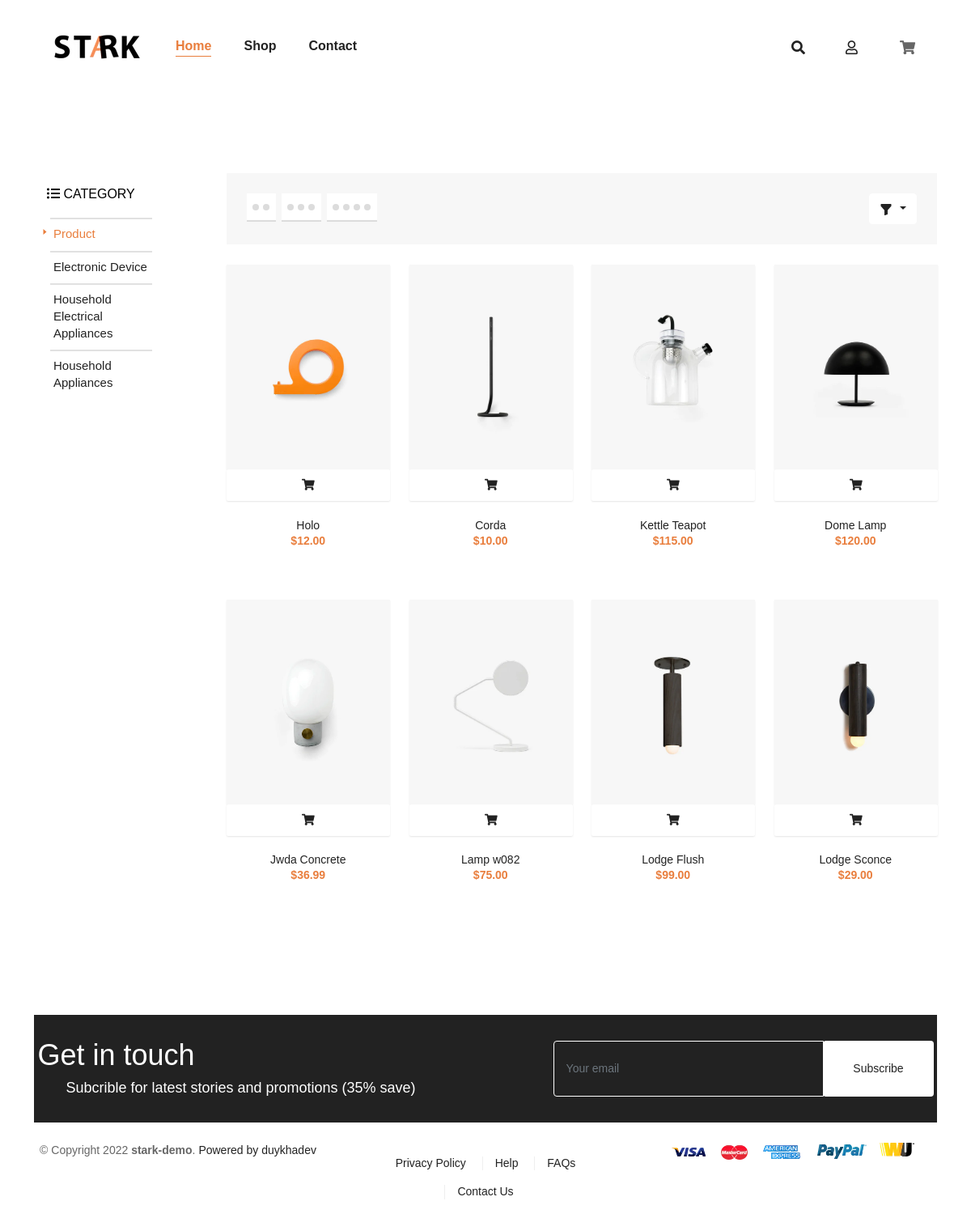
/category.php?id=2, run on the app's committed database.
### tables this page shows
CREATE TABLE IF NOT EXISTS `categories` (
  `id` int(11) NOT NULL AUTO_INCREMENT,
  `category_name` varchar(255) NOT NULL,
  PRIMARY KEY (`id`)
);

CREATE TABLE IF NOT EXISTS `products_categories` (
  `product_id` int(11) NOT NULL,
  `category_id` int(11) NOT NULL,
  PRIMARY KEY (`product_id`,`category_id`)
);

CREATE TABLE IF NOT EXISTS `products` (
  `id` int(11) NOT NULL AUTO_INCREMENT,
  `product_name` varchar(255) NOT NULL,
  `product_price` float NOT NULL,
  `product_photo` varchar(255) NOT NULL,
  `product_description` text,
  `product_star` int DEFAULT NULL,
  `product_like` int DEFAULT '0',
  `product_view` int DEFAULT '0',
  PRIMARY KEY (`id`)
);

### app/models/Model.php (called while the page is built)
<?php
class Model
{
    public static $connection = NULL;
    public function  __construct() {
        if (!self::$connection) {
            self::$connection = new mysqli(DB_HOST, DB_USER, DB_PASS, DB_NAME);
            self::$connection -> set_charset('utf8mb4');
        }
        return self::$connection;
    }
    public function select($sql)
    {
        $sql -> execute();
        $items = $sql -> get_result() -> fetch_all(MYSQLI_ASSOC);
        return $items;
    }
}

### app/models/CategoryModel.php (called while the page is built, shortened)
<?php
class CategoryModel extends Model
{
    public function getAllCategory()
    {
        $sql = parent::$connection -> prepare('SELECT * FROM categories');
        return parent::select($sql);
    }
}

### app/models/ProductModel.php (called while the page is built, shortened)
<?php
class ProductModel extends Model
{
    public function getProductInCategoryByPage($page, $perpage, $id)
    {
        $start = ($page - 1) * $perpage;
        $sql = parent::$connection->prepare('SELECT * FROM products INNER JOIN products_categories ON products.id = products_categories.product_id WHERE category_id=? LIMIT ?, ?;');
        $sql->bind_param('iii', $id, $start, $perpage);
        return parent::select($sql);
    }
    public function getTotalProductByCategory($id)
    {
        $sql = parent::$connection->prepare('SELECT count(products.id) as total_product_of_category FROM products INNER JOIN products_categories ON products.id = products_categories.product_id WHERE category_id=?');
        $sql->bind_param('i', $id);
        return parent::select($sql)[0]['total_product_of_category'];
    }
}

### category.php (the view, shortened to what this page needs)
<?php
if (isset($_GET['id'])) {
  $productModel = new ProductModel();
  $id = $_GET['id'];
  if (isset($_GET['page'])) {
    $page = $_GET['page'];
  } else {
    $page = 1;
  }
  $perpage = 8;
  $productOfCategoryList = $productModel->getProductInCategoryByPage($page, $perpage, $id);
}
if (isset($_SESSION['category'])) {
  $id = $_SESSION['category'];
  $productModel = new ProductModel();
  if (isset($_GET['page'])) {
    $page = $_GET['page'];
  } else {
    $page = 1;
  }
  $perpage = 8;
  $totalPage = ceil($productModel->getTotalProductByCategory($id) / $perpage);
  if (isset($_GET['sort'])) {
    $_SESSION['categorySort'] = $_GET['sort'];
    if ($_GET['sort'] == 1) {
      $productOfCategoryList = $productModel->getProductsCategorySortUpFollowPrice($id, $page, $perpage);
    } else if ($_GET['sort'] == 2) {
      $productOfCategoryList = $productModel->getProductsCategorySortDownFollowPrice($id, $page, $perpage);
    } else if ($_GET['sort'] == 3) {
      $productOfCategoryList = $productModel->getProductsCategorySortUpFollowStar($id, $page, $perpage);
    } else if ($_GET['sort'] == 4) {
      $productOfCategoryList = $productModel->getProductsCategorySortDownFollowStar($id, $page, $perpage);
    } else {
      $productOfCategoryList = $productModel->getProductInCategoryByPage($page, $perpage, $id);
    }
  } else {
    $productOfCategoryList = $productModel->getProductInCategoryByPage($page, $perpage, $id);
  }
}
$categoryModel = new CategoryModel();
$categoryList = $categoryModel->getAllCategory();
?>
<!DOCTYPE html>
<html lang="en">
<head>
  <link rel="stylesheet" href="./assets/css/main.css">
  <link href="https://cdn.jsdelivr.net/npm/bootstrap@5.0.2/dist/css/bootstrap.min.css" rel="stylesheet">
  <link rel="stylesheet" href="https://cdnjs.cloudflare.com/ajax/libs/font-awesome/5.15.4/css/all.min.css" />
</head>
<body>
  <header>
    <nav class="navbar navbar-expand-lg navbar-light">
      <div class="container">
        <div class="nav-bar-logo">
          <a href="index.php">
            <img src="./assets/img/files/LOGO.png" alt="Logo">
          </a>
        </div>
        <div class="collapse navbar-collapse" id="navbarSupportedContent">
          <ul class="navbar-nav" style="margin: auto;">
            <li class="nav-bar-item active">
              <a href="index.php" class="nav-bar-link active">
                <span class="nav-bar-title">
                  Home
                </span>
              </a>
            </li>
            <li class="nav-bar-item">
              <a href="#shop" class="nav-bar-link">
                <span class="nav-bar-title">
                  Shop
                </span>
              </a>
            </li>
            <li class="nav-bar-item">
              <a href="#contact" class="nav-bar-link">
                <span class="nav-bar-title">
                  Contact
                </span>
              </a>
            </li>
          </ul>
        </div>
        <div class="nav-bar-list-item">
          <ul class="nav-bar-list-item-list">
            <li>
              <a href="#"><i class="fas fa-search search-btn"></i></a>
            </li>
            <li>
              <a href="formIn.php"><i class="far fa-user"></i></a>
            </li>
            <li>
              <div class="header__cart">
                <div class="header__cart-wrap">
                  <i class="header__cart-icon fas fa-shopping-cart"></i>
                </div>
              </div>
            </li>
          </ul>
        </div>
      </div>
    </nav>
  </header>
  <div class="main-content" id="shop">
    <div class="container">
      <div class="row">
        <div class="col-md-2 col-12 js-sidebar">
          <div class="category">
            <h3 class="category__heading">
              <i class="container__category-heading-icon fas fa-list-ul"></i>
              Category
            </h3>
            <ul class="category-list">
              <li class="category-item category-item--active">
                <a href="#" class="category-item__link">
                  <svg viewBox="0 0 4 7" class="category-svg-icon">
                    <polygon points="4 3.5 0 0 0 7"></polygon>
                  </svg>
                  Product
                </a>
              </li>
              <?php
              foreach ($categoryList as $item) :
              ?>
                <li class="category-item">
                  <a href="category.php?id=<?php echo $item['id'] ?>" class="category-item__link"><?php echo $item['category_name'] ?></a>
                </li>
              <?php
              endforeach
              ?>
            </ul>
          </div>
        </div>
        <div class="col">
          <div class="product-style">
            <div class="product-menu">
              <div class="row">
                <div class="col">
                  <?php
                  if (isset($_SESSION['qtyProductInRow_category']) && $_SESSION['qtyProductInRow_category'] == 2) {
                  ?>
                    <a href="category.php?quantityProductInRow=2" class="btn-view btn-view-2 active"></a>
                    <a href="category.php?quantityProductInRow=3" class="btn-view btn-view-3"></a>
                    <a href="category.php?quantityProductInRow=4" class="btn-view btn-view-4"></a>
                  <?php
                  } else if (isset($_SESSION['qtyProductInRow_category']) && $_SESSION['qtyProductInRow_category'] == 3) {
                  ?>
                    <a href="category.php?quantityProductInRow=2" class="btn-view btn-view-2"></a>
                    <a href="category.php?quantityProductInRow=3" class="btn-view btn-view-3 active"></a>
                    <a href="category.php?quantityProductInRow=4" class="btn-view btn-view-4"></a>
                  <?php
                  } else if (isset($_SESSION['qtyProductInRow_category']) && $_SESSION['qtyProductInRow_category'] == 4) {
                  ?>
                    <a href="category.php?quantityProductInRow=2" class="btn-view btn-view-2"></a>
                    <a href="category.php?quantityProductInRow=3" class="btn-view btn-view-3"></a>
                    <a href="category.php?quantityProductInRow=4" class="btn-view btn-view-4 active"></a>
                  <?php
                  } else {
                  ?>
                    <a href="category.php?quantityProductInRow=2" class="btn-view btn-view-2"></a>
                    <a href="category.php?quantityProductInRow=3" class="btn-view btn-view-3"></a>
                    <a href="category.php?quantityProductInRow=4" class="btn-view btn-view-4"></a>
                  <?php
                  }
                  ?>
                </div>
                <div class="col">
                  <div class="dropdown">
                    <a class="btn btn-secondary dropdown-toggle" href="#" role="button" id="dropdownMenuLink" data-bs-toggle="dropdown" aria-expanded="false">
                      <svg xmlns="http://www.w3.org/2000/svg" width="16" height="16" fill="currentColor" class="bi bi-funnel-fill" viewBox="0 0 16 16">
                        <path d="M1.5 1.5A.5.5 0 0 1 2 1h12a.5.5 0 0 1 .5.5v2a.5.5 0 0 1-.128.334L10 8.692V13.5a.5.5 0 0 1-.342.474l-3 1A.5.5 0 0 1 6 14.5V8.692L1.628 3.834A.5.5 0 0 1 1.5 3.5v-2z" />
                      </svg>
                    </a>
                  </div>
                </div>
              </div>
            </div>
            <div class="row">
              <?php
              foreach ($productOfCategoryList as $item) :
                $productImageActive = explode(',', $item['product_photo'])[0];
              ?>
                <?php
                if (isset($_SESSION['qtyProductInRow_category']) && $_SESSION['qtyProductInRow_category'] == 2) {
                ?>
                  <div class="main-product col-sm-6 col-6 col-lg-6">
                    <div class="product-card">
                      <div class="product-card__image-wr">
                        <a href="product.php?id=<?php echo $item['id'] ?>" style="max-width: 480px;">
                          <img src="./assets/img/products/<?php echo $productImageActive ?>" alt="<?php echo $item['product_name'] ?>">
                        </a>
                      </div>
                      <a href="product.php?id=<?php echo $item['id'] ?>">
                        <div class="product-card-buy">
                          <i class="fas fa-shopping-cart"></i>
                        </div>
                      </a>
                      <div class="product-card__info">
                        <a href="product.php?id=<?php echo $item['id'] ?>" class="product-card__name">
                          <?php echo $item['product_name'] ?>
                        </a>
                        <div class="product-card__price">
                          <span class="money">$<?php printf("%.2f", $item['product_price']) ?></span>
                        </div>
                      </div>
                    </div>
                  </div>
                <?php
                } else {
                ?>
                  <div class="main-product col-sm-6 col-6 col-lg-3">
                    <div class="product-card">
                      <div class="product-card__image-wr">
                        <a href="product.php?id=<?php echo $item['id'] ?>" style="max-width: 480px;">
                          <img src="./assets/img/products/<?php echo $productImageActive ?>" alt="<?php echo $item['product_name'] ?>">
                        </a>
                      </div>
                      <a href="product.php?id=<?php echo $item['id'] ?>">
                        <div class="product-card-buy">
                          <i class="fas fa-shopping-cart"></i>
                        </div>
                      </a>
                      <div class="product-card__info">
                        <a href="product.php?id=<?php echo $item['id'] ?>" class="product-card__name">
                          <?php echo $item['product_name'] ?>
                        </a>
                        <div class="product-card__price">
                          <span class="money">$<?php printf("%.2f", $item['product_price']) ?></span>
                        </div>
                      </div>
                    </div>
                  </div>
                <?php
                }
                ?>
              <?php
              endforeach
              ?>
            </div>
          </div>
        </div>
      </div>
    </div>
  </div>
  <div id="contact" class="footer-container">
    <section class="footer-top text-center">
      <div class="container">
        <div class="footer__newsletter mx-auto">
          <div class="footer__newsletter_title">
            <h2 class="font-weight-bold">
              Get in touch
            </h2>
            <p class="font-family-2">Subcrible for latest stories and promotions (35% save)</p>
          </div>
          <div class="form-vertical">
            <form method="post" action="" id="" class="contact-form">
              <div class="input-group form-group">
                <input class="form-control py-4" type="email" value="" placeholder="Your email" name="" id="">
                <div class="input-group-append">
                  <button type="submit" class="btn btn-theme gradient-theme" name="commit">
                    Subscribe
                  </button>
                </div>
              </div>
            </form>
          </div>
        </div>
      </div>
    </section>
  </div>
  <footer class="footer-mid">
    <div class="container">
      <div class="row">
        <div class="col-lg-4 col-md-12 text-center text-lg-left">
          <div class="footer__powered">
            <p>
              © Copyright 2022
              <b>stark-demo</b>.
              <span>
                <a href="https://github.com/dkhak3">Powered by duykhadev</a>
              </span>
            </p>
          </div>
        </div>
        <div class="col-lg-4 col-md-12 text-center">
          <div class="footer-mid__linklist mt-2">
            <ul>
              <li class="d-inline-block px-3 py-2" style="position: relative ;">
                <a href="#" title="Privacy Policy ">Privacy Policy </a>
              </li>
              <li class="d-inline-block px-3 py-2" style="position: relative ;">
                <a href="#" title=" Help"> Help</a>
              </li>
              <li class="d-inline-block px-3 py-2" style="position: relative ;">
                <a href="#" title="FAQs">FAQs</a>
              </li>
              <li class="d-inline-block px-3 py-2" style="position: relative ;">
                <a href="#" title="Contact Us">Contact Us</a>
              </li>
            </ul>
          </div>
        </div>
        <div class="footer-payment col-lg-4 col-md-12 text-lg-right text-center">
          <img class="mb-4 lazyloaded" src="./assets/img/files/payma.png" alt="">
        </div>
      </div>
    </div>
  </footer>
</body>
</html>

### category.php (style rules this page uses)
.dropdown { text-align: right; }
.product-menu { background-color: #F7F7F7; padding: 25px; margin-bottom: 25px; }
.btn-view { border-bottom: 2px solid #dcdcdc; width: 36px; height: 35px; position: relative; cursor: pointer; padding: 0; display: inline-block; text-align: center; font-size: 0; vertical-align: middle; margin-right: 3px; z-index: 1; background: #fff; }
.btn-view:before { box-shadow: 13px 0 #dcdcdc; background: #dcdcdc; content: ""; top: 13px; position: absolute; left: 7px; width: 8px; height: 8px; border-radius: 50%; }
.btn-view-3 { width: 49px }
.btn-view-3:before { box-shadow: 13px 0 #dcdcdc, 26px 0 #dcdcdc; }
.btn-view-4 { width: 62px; }
.btn-view-4:before { box-shadow: 13px 0 #dcdcdc, 26px 0 #dcdcdc, 39px 0 #dcdcdc; }
.btn-secondary, .btn-secondary:hover, .btn-check:active+.btn-secondary, .btn-check:checked+.btn-secondary, .btn-secondary.active, .btn-secondary:active, .show>.btn-secondary.dropdown-toggle, .btn-check:focus+.btn-secondary, .btn-secondary:focus { background-color: #fff; border-color: #fff; }
.header__cart-wrap::after { cursor: pointer; content: ""; display: block; position: absolute; right: -3px; top: -9px; border-width: 35px 30px; border-style: solid; border-color: transparent transparent transparent transparent; }

### data on the page
categories: category_name "Electronic Device"
categories: category_name "Household Electrical Appliances"
categories: category_name "Household Appliances"
products_categories: product.product_photo (picture), product.product_name "Holo", product.product_price "12.00"
products_categories: product.product_photo (picture), product.product_name "Corda", product.product_price "10.00"
products_categories: shows a picture, product.product_name "Kettle Teapot", product.product_price "115.00"
products_categories: product.product_photo (picture), product.product_name "Dome Lamp", product.product_price "120.00"
products_categories: shows a picture, product.product_name "Jwda Concrete", product.product_price "36.99"
products_categories: shows a picture, product.product_name "Lamp w082", product.product_price "75.00"
products_categories: product.product_photo (picture), product.product_name "Lodge Flush", product.product_price "99.00"
products_categories: product.product_photo (picture), product.product_name "Lodge Sconce", product.product_price "29.00"
